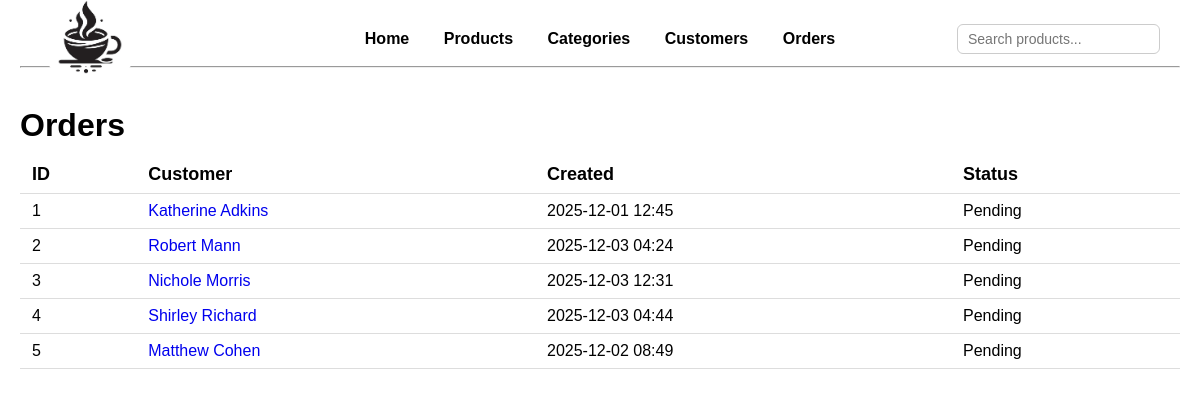
The page /orders on the database its author committed.
### models.py (models this page shows, shortened)
class Order(db.Model):
    __tablename__ = "orders"
    id = mapped_column(Integer, primary_key=True)
    customer_id = mapped_column(Integer, ForeignKey("customers.id"))
    customer = relationship("Customer", back_populates="orders")
    items = relationship('ProductOrder', back_populates='order')
    created = mapped_column(db.DateTime, nullable=False, default=db.func.now())
    completed = mapped_column(db.DateTime, nullable=True, default=None)
    amount = mapped_column(db.DECIMAL(6, 2), nullable=True, default=None)

class Customer(db.Model):
    __tablename__ = "customers"
    id = mapped_column(Integer, primary_key=True)
    name = mapped_column(String)
    phone = mapped_column(String)
    orders = relationship("Order", back_populates="customer")

### app.py (the view)
@app.route("/orders")
def orders():
    all_orders = db.session.execute(db.select(Order)).scalars()
    return render_template("orders.html", orders=all_orders)

### templates/orders.html (shortened to what this page needs)
{% extends "base.html" %}
{% block content %}
<div class="container mt-4">
  <h1 class="mb-4">Orders</h1>
  <table class="table table-striped table-bordered">
    <thead class="table-dark">
      <tr>
        <th>ID</th>
        <th>Customer</th>
        <th>Created</th>
        <th>Status</th>
      </tr>
    </thead>
    <tbody>
      {% for order in orders %}
      <tr>
        <td>{{ order.id }}</td>
        <td>
            <a href="{{ url_for('order', id=order.id) }}" class="btn btn-primary">
                {{ order.customer.name }}
            </a>
        </td>
        <td>{{ order.created.strftime("%Y-%m-%d %H:%M") }}</td>
        {% if order.completed %}
        <td class="text-success fw-bold">Completed</td>
        {% else %}
        <td class="text-danger fw-bold">Pending</td>
        {% endif %}
      </tr>
      {% endfor %}
    </tbody>
  </table>
</div>
{% endblock %}

### static/base.css (style rules this page uses)
body { font-family: Arial, sans-serif; margin: 20px; }
h1 { margin-bottom: 10px; }
a { text-decoration: none; }
table { width: 100%; border-collapse: collapse; margin-top: 12px; }
th, td { padding: 8px 12px; border-bottom: 1px solid #ddd; text-align: left; }
th { font-size: 18px; }

### rows shown on the page
Order: id "1", customer.name "Katherine Adkins", created "2025-12-01 12:45", shows "Pending"
Order: id "2", customer.name "Robert Mann", created "2025-12-03 04:24", shows "Pending"
Order: id "3", customer.name "Nichole Morris", created "2025-12-03 12:31", shows "Pending"
Order: id "4", customer.name "Shirley Richard", created "2025-12-03 04:44", shows "Pending"
Order: id "5", customer.name "Matthew Cohen", created "2025-12-02 08:49", shows "Pending"
